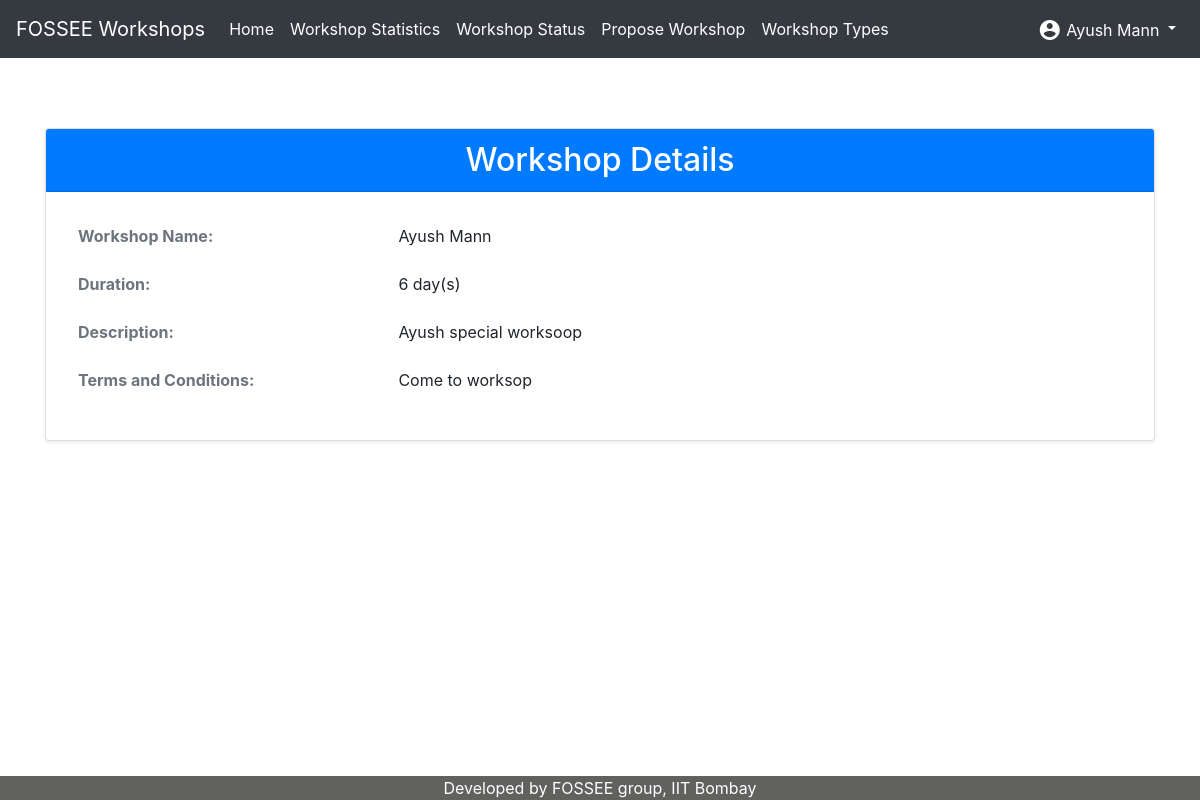
/workshop/type_details/1 (signed in), run on the app's committed database.
### workshop_app/models.py (models this page shows, shortened)
class WorkshopType(models.Model):
    name = models.CharField(max_length=120)
    description = models.TextField()
    duration = models.PositiveIntegerField(
        help_text='Please enter duration in days',
        validators=[MinValueValidator(1)]
    )
    terms_and_conditions = models.TextField()

### workshop_app/views.py (the view, shortened to what this page needs)
@login_required
def workshop_type_details(request, workshop_type_id):
    user = request.user
    workshop_type = WorkshopType.objects.filter(id=workshop_type_id)
    if workshop_type.exists():
        workshop_type = workshop_type.first()
    else:
        return redirect(reverse('workshop_app:workshop_type_list'))
    qs = AttachmentFile.objects.filter(workshop_type=workshop_type)
    AttachmentFileFormSet = inlineformset_factory(
        WorkshopType, AttachmentFile, fields=['attachments'],
        can_delete=False, extra=(qs.count() + 1)
    )
    return render(
        request, 'workshop_app/workshop_type_details.html',
        {'workshop_type': workshop_type}
    )

### workshop_app/templatetags/custom_filters.py (called while the page is built)
@register.filter(name='has_group')
def has_group(user, group_name):
    return user.groups.filter(name=group_name).exists()

### workshop_app/views.py (called while the page is built)
def is_instructor(user):
    return user.groups.filter(name='instructor').exists()

### workshop_app/templates/workshop_app/workshop_type_details.html (shortened to what this page needs)
{% extends 'workshop_app/base.html' %}
{% block content %}
    <div class="container my-5">
        <div class="card shadow-sm">
            <div class="card-header bg-primary text-white text-center">
                <h2 class="mb-0">Workshop Details</h2>
            </div>
            <div class="card-body">
                <table class="table table-borderless">
                    <tbody>
                        <tr>
                            <th class="text-end text-muted" style="width: 30%;">Workshop Name:</th>
                            <td>{{ workshop_type.name }}</td>
                        </tr>
                        <tr>
                            <th class="text-end text-muted">Duration:</th>
                            <td>{{ workshop_type.duration }} day(s)</td>
                        </tr>
                        <tr>
                            <th class="text-end text-muted">Description:</th>
                            <td>{{ workshop_type.description }}</td>
                        </tr>
                        <tr>
                            <th class="text-end text-muted">Terms and Conditions:</th>
                            <td>{{ workshop_type.terms_and_conditions }}</td>
                        </tr>
                    </tbody>
                </table>
            </div>
        </div>
    </div>
{% endblock %}

### workshop_app/templates/workshop_app/base.html (shortened to what this page needs)
<!DOCTYPE html>
<html>
{% load static %}
{% load custom_filters %}
<head>
    <link rel="stylesheet" href="{% static 'workshop_app/css/bootstrap.min.css' %}">
    <link rel="stylesheet" href="{% static 'workshop_app/css/toastr.min.css' %}">
    <link rel="stylesheet" href="{% static 'workshop_app/css/base.css' %}" type="text/css"/>
    <link rel="stylesheet" href="{% static 'workshop_app/css/font-awesome.css' %}" type="text/css"/>
    <link rel="stylesheet" type="text/css" href="https://cdnjs.cloudflare.com/ajax/libs/jqueryui/1.12.1/jquery-ui.min.css">
</head>
<body>
{% block header %}
    <nav class="navbar navbar-dark navbar-expand-lg bg-dark fixed-top">
        {% if user.is_authenticated %}
        <a class="navbar-brand text-white" href="{% url 'workshop_app:index' %}">FOSSEE Workshops</a>
        {% else %}
        <a class="navbar-brand text-white" href="{{request.scheme}}://{{request.get_host}}">FOSSEE Workshops</a>
        {% endif %}
        <div class="collapse navbar-collapse" id="navbarSupportedContent">
            <ul class="navbar-nav">
                <li class="nav-item">
                    <a class="nav-link text-white" href="/">
                        Home
                    </a>
                </li>
                <li class="nav-item">
                    <a class="nav-link text-white" href="{% url 'statistics_app:public' %}">
                        Workshop Statistics
                    </a>
                </li>
            </ul>
            {% if user.is_authenticated %}
            <ul class="navbar-nav mr-auto">
                <li class="nav-item">
                    <a class="nav-link text-white" href="{% url 'workshop_app:workshop_status_instructor' %}">
                        Workshop Status
                    </a>
                </li>
                {% if not request.user|has_group:"instructor" %}
                    <li class="nav-item">
                        <a class="nav-link text-white" href="{% url 'workshop_app:propose_workshop' %}">
                            Propose Workshop
                        </a>
                    </li>
                {% endif %}
                <li class="nav-item">
                    <a class="nav-link text-white" href="{% url 'workshop_app:workshop_type_list' %}">
                        Workshop Types
                    </a>
                </li>
            </ul>
            <div class="my-2 my-lg-0">
                <ul class="navbar-nav mr-auto">
                    <li class="nav-item dropdown">
                        <a class="nav-link dropdown-toggle text-white" href="#" id="navbarDropdown" role="button"
                           data-toggle="dropdown" aria-haspopup="true" aria-expanded="false">
                           <span class="material-icons" style="vertical-align: middle">account_circle</span>
                            <p style="display: inline; vertical-align: middle">
                                {{user.get_full_name|title}}
                            </p>
                        </a>
                    </li>
                </ul>
            </div>
            {% endif %}
        </div>
    </nav>
{% endblock %}
<div class="base-content">
    {% block content %}{% endblock %}
</div>
</body>
<footer class="footer">
    {% block footer %}
       <div class="container">
           Developed by FOSSEE group, IIT Bombay
       </div>
    {% endblock %}
</footer>
</html>

### workshop_app/static/workshop_app/css/base.css (style rules this page uses)
.navbar { z-index: 1000; }
.footer { position: fixed; bottom: 0; width: 100%; background-color: #61615F; color: white; text-align: center; z-index: 100; }
.base-content { padding-top: 5em; padding-bottom: 5em; }

### data on the page
WorkshopType: name "Ayush Mann", duration "6", description "Ayush special worksoop", terms_and_conditions "Come to worksop"

### other printed values
{{ user.get_full_name|title }} "Ayush Mann"
